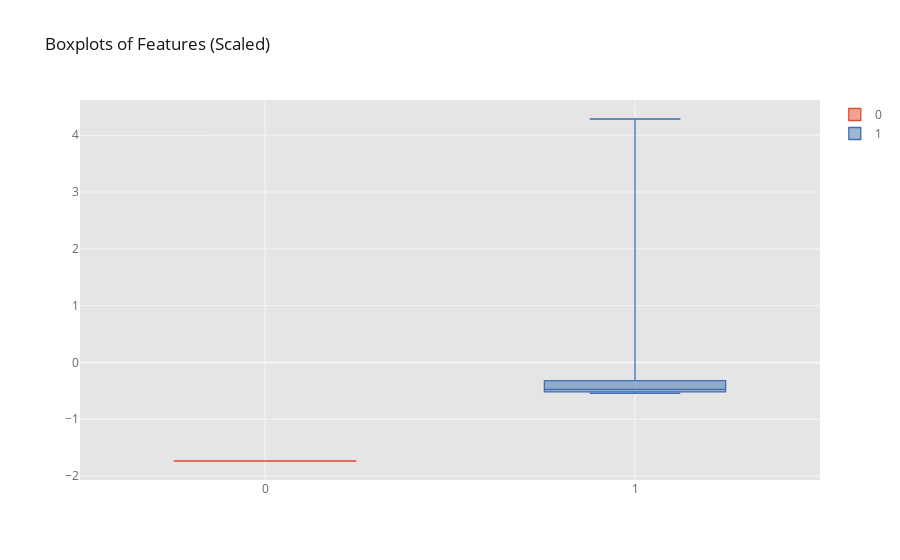

Notebook source saved alongside this figure:
### Code cell
# create scaler object
scaler = StandardScaler()

# define scaled data frame variable

test_scaled = preprocessing.scale(test)
test_scaled = pd.DataFrame(test_scaled)
# plot boxplots using scaled data
test_scaled[:1000].iplot(kind='box', title="Boxplots of Features (Scaled)")

### Figure 1 — Plotly figure (JSON) as saved in the notebook; plotly's stock layout.template omitted (floating-point values rounded to 4 significant figures; data arrays with more than 128 entries replaced by an {"elided": "..."} marker saying what was removed)
{"data": [{"boxpoints": false, "line": {"width": 1.3}, "marker": {"color": "rgba(226, 74, 51, 1.0)"}, "name": "0", "orientation": "v", "type": "box", "y": {"elided": "1000 float values"}}, {"boxpoints": false, "line": {"width": 1.3}, "marker": {"color": "rgba(62, 111, 176, 1.0)"}, "name": "1", "orientation": "v", "type": "box", "y": {"elided": "1000 float values"}}], "layout": {"legend": {"bgcolor": "#FFFFFF", "font": {"color": "#666666"}}, "paper_bgcolor": "#FFFFFF", "plot_bgcolor": "#E5E5E5", "title": {"font": {"color": "#151516"}, "text": "Boxplots of Features (Scaled)"}, "xaxis": {"gridcolor": "#F6F6F6", "showgrid": true, "tickfont": {"color": "#666666"}, "title": {"font": {"color": "#666666"}, "text": ""}, "zerolinecolor": "#F6F6F6"}, "yaxis": {"gridcolor": "#F6F6F6", "showgrid": true, "tickfont": {"color": "#666666"}, "title": {"font": {"color": "#666666"}, "text": ""}, "zerolinecolor": "#F6F6F6"}}}
